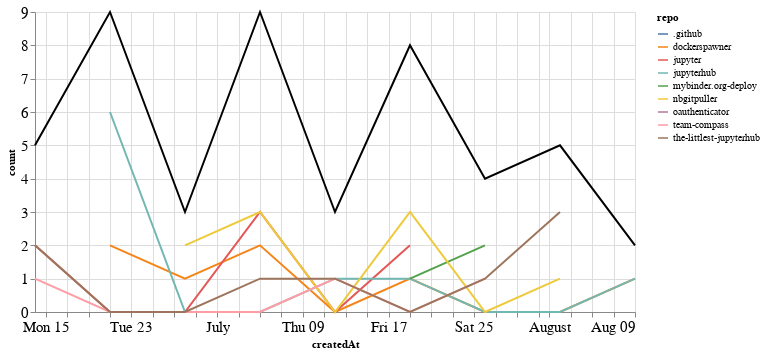

Source (notebook cell):
### Markdown cell above
## Comments

### Code cell
comments_time = comments.groupby('repo').resample('W', on='createdAt').count()['author'].reset_index()
comments_time = comments_time.rename(columns={'author': 'count'})
comments_time_total = comments_time.groupby('createdAt').agg({"count": "sum"}).reset_index()
ch1 = alt.Chart(comments_time, width=600).mark_line().encode(
    x='createdAt',
    y='count',
    color='repo',
    tooltip="repo"
)

ch2 = alt.Chart(comments_time_total, width=600).mark_line(color="black").encode(
    x='createdAt',
    y='count',
)

ch1 + ch2

### Figure 1 — Vega-Lite specification as saved in the notebook (floating-point values rounded to 4 significant figures)
{"config": {"axisLeft": {"labelFontSize": 15}, "axisBottom": {"labelFontSize": 15}}, "layer": [{"data": {"name": "data-866ac6969611787b1dcbb0f31c73da02"}, "mark": "line", "encoding": {"color": {"type": "nominal", "field": "repo"}, "tooltip": {"type": "nominal", "field": "repo"}, "x": {"type": "temporal", "field": "createdAt"}, "y": {"type": "quantitative", "field": "count"}}, "width": 600}, {"data": {"name": "data-d8b8037bf557fe4283d707af0989443b"}, "mark": {"type": "line", "color": "black"}, "encoding": {"x": {"type": "temporal", "field": "createdAt"}, "y": {"type": "quantitative", "field": "count"}}, "width": 600}], "$schema": "https://vega.github.io/schema/vega-lite/v4.8.1.json", "datasets": {"data-866ac6969611787b1dcbb0f31c73da02": [{"repo": ".github", "createdAt": "2020-06-21T00:00:00", "count": 1}, {"repo": "dockerspawner", "createdAt": "2020-06-21T00:00:00", "count": 2}, {"repo": "dockerspawner", "createdAt": "2020-06-28T00:00:00", "count": 1}, {"repo": "dockerspawner", "createdAt": "2020-07-05T00:00:00", "count": 2}, {"repo": "dockerspawner", "createdAt": "2020-07-12T00:00:00", "count": 0}, {"repo": "dockerspawner", "createdAt": "2020-07-19T00:00:00", "count": 1}, {"repo": "dockerspawner", "createdAt": "2020-07-26T00:00:00", "count": 0}, {"repo": "dockerspawner", "createdAt": "2020-08-02T00:00:00", "count": 0}, {"repo": "dockerspawner", "createdAt": "2020-08-09T00:00:00", "count": 1}, {"repo": "jupyter", "createdAt": "2020-06-14T00:00:00", "count": 2}, {"repo": "jupyter", "createdAt": "2020-06-21T00:00:00", "count": 0}, {"repo": "jupyter", "createdAt": "2020-06-28T00:00:00", "count": 0}, {"repo": "jupyter", "createdAt": "2020-07-05T00:00:00", "count": 3}, {"repo": "jupyter", "createdAt": "2020-07-12T00:00:00", "count": 0}, {"repo": "jupyter", "createdAt": "2020-07-19T00:00:00", "count": 2}, {"repo": "jupyterhub", "createdAt": "2020-06-21T00:00:00", "count": 6}, {"repo": "jupyterhub", "createdAt": "2020-06-28T00:00:00", "count": 0}, {"repo": "jupyterhub", "createdAt": "2020-07-05T00:00:00", "count": 0}, {"repo": "jupyterhub", "createdAt": "2020-07-12T00:00:00", "count": 1}, {"repo": "jupyterhub", "createdAt": "2020-07-19T00:00:00", "count": 1}, {"repo": "jupyterhub", "createdAt": "2020-07-26T00:00:00", "count": 0}, {"repo": "jupyterhub", "createdAt": "2020-08-02T00:00:00", "count": 0}, {"repo": "jupyterhub", "createdAt": "2020-08-09T00:00:00", "count": 1}, {"repo": "mybinder.org-deploy", "createdAt": "2020-07-19T00:00:00", "count": 1}, {"repo": "mybinder.org-deploy", "createdAt": "2020-07-26T00:00:00", "count": 2}, {"repo": "nbgitpuller", "createdAt": "2020-06-28T00:00:00", "count": 2}, {"repo": "nbgitpuller", "createdAt": "2020-07-05T00:00:00", "count": 3}, {"repo": "nbgitpuller", "createdAt": "2020-07-12T00:00:00", "count": 0}, {"repo": "nbgitpuller", "createdAt": "2020-07-19T00:00:00", "count": 3}, {"repo": "nbgitpuller", "createdAt": "2020-07-26T00:00:00", "count": 0}, {"repo": "nbgitpuller", "createdAt": "2020-08-02T00:00:00", "count": 1}, {"repo": "oauthenticator", "createdAt": "2020-08-02T00:00:00", "count": 1}, {"repo": "team-compass", "createdAt": "2020-06-14T00:00:00", "count": 1}, {"repo": "team-compass", "createdAt": "2020-06-21T00:00:00", "count": 0}, {"repo": "team-compass", "createdAt": "2020-06-28T00:00:00", "count": 0}, {"repo": "team-compass", "createdAt": "2020-07-05T00:00:00", "count": 0}, {"repo": "team-compass", "createdAt": "2020-07-12T00:00:00", "count": 1}, {"repo": "team-compass", "createdAt": "2020-07-19T00:00:00", "count": 0}, {"repo": "team-compass", "createdAt": "2020-07-26T00:00:00", "count": 1}, {"repo": "the-littlest-jupyterhub", "createdAt": "2020-06-14T00:00:00", "count": 2}, {"repo": "the-littlest-jupyterhub", "createdAt": "2020-06-21T00:00:00", "count": 0}, {"repo": "the-littlest-jupyterhub", "createdAt": "2020-06-28T00:00:00", "count": 0}, {"repo": "the-littlest-jupyterhub", "createdAt": "2020-07-05T00:00:00", "count": 1}, {"repo": "the-littlest-jupyterhub", "createdAt": "2020-07-12T00:00:00", "count": 1}, {"repo": "the-littlest-jupyterhub", "createdAt": "2020-07-19T00:00:00", "count": 0}, {"repo": "the-littlest-jupyterhub", "createdAt": "2020-07-26T00:00:00", "count": 1}, {"repo": "the-littlest-jupyterhub", "createdAt": "2020-08-02T00:00:00", "count": 3}], "data-d8b8037bf557fe4283d707af0989443b": [{"createdAt": "2020-06-14T00:00:00", "count": 5}, {"createdAt": "2020-06-21T00:00:00", "count": 9}, {"createdAt": "2020-06-28T00:00:00", "count": 3}, {"createdAt": "2020-07-05T00:00:00", "count": 9}, {"createdAt": "2020-07-12T00:00:00", "count": 3}, {"createdAt": "2020-07-19T00:00:00", "count": 8}, {"createdAt": "2020-07-26T00:00:00", "count": 4}, {"createdAt": "2020-08-02T00:00:00", "count": 5}, {"createdAt": "2020-08-09T00:00:00", "count": 2}]}}
